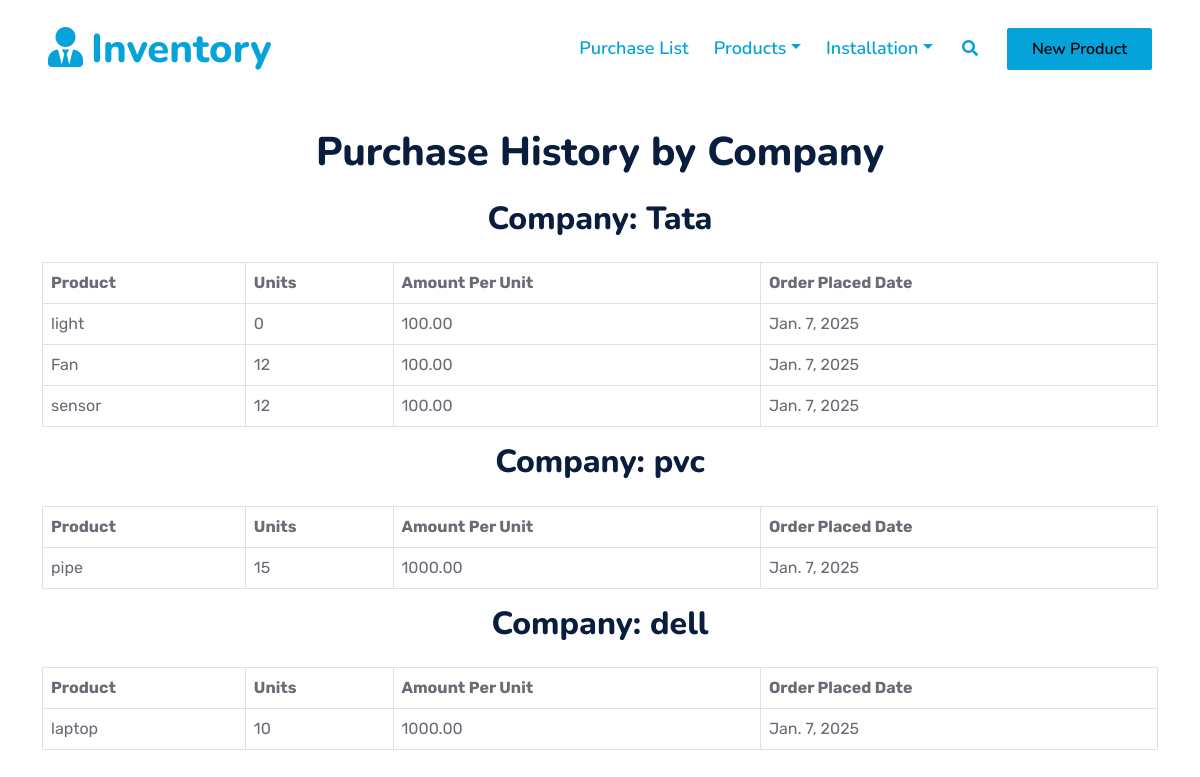
Page /purchase-history-by-company/ on the earlier database version.
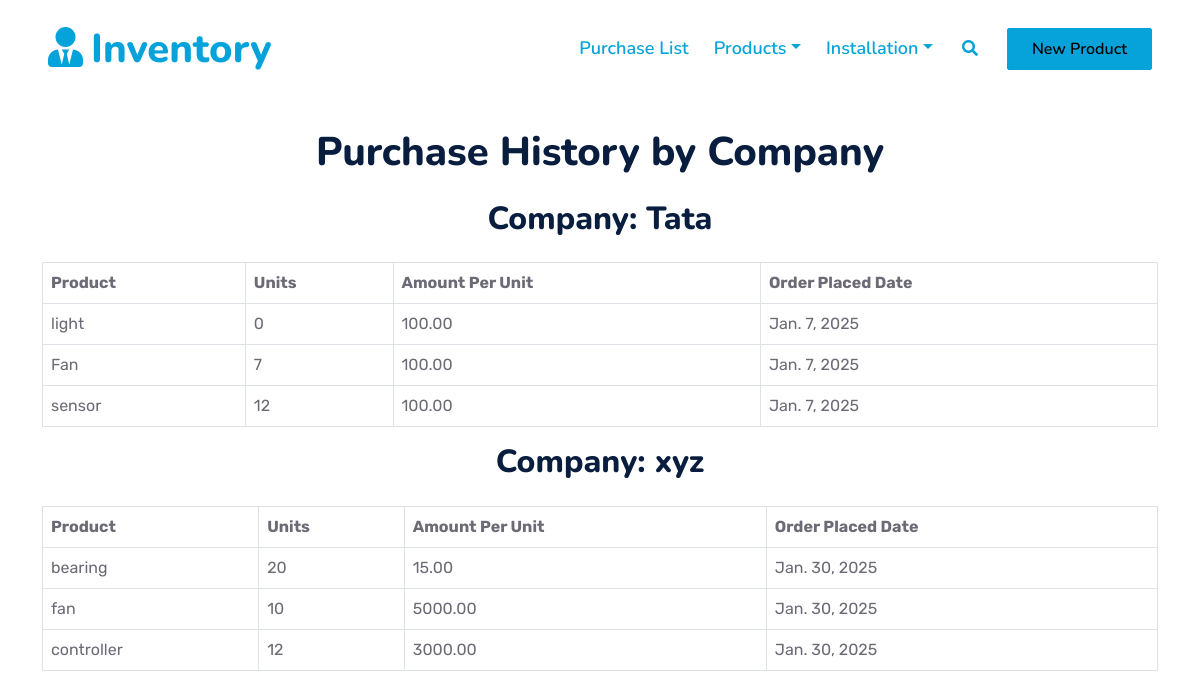
Same page on the later database version.
### backend/models.py (models this page shows, shortened)
class PurchaseHistory(models.Model):
    product = models.ForeignKey(Product, on_delete=models.CASCADE, related_name='purchases', to_field='product_id')
    company_name = models.CharField(max_length=100)
    units = models.IntegerField()
    amount_per_unit = models.DecimalField(max_digits=10, decimal_places=2)
    order_placed_date = models.DateField()

class Product(models.Model):
    product_id = models.CharField(max_length=100, unique=True)
    name = models.CharField(max_length=200)
    product_type = models.CharField(max_length=100)
    image = models.ImageField(upload_to='products/', null=True, blank=True)

### backend/views.py (the view)
# urls.py: path('purchase-history-by-company/', views.purchase_history_by_company, name='purchase_history_by_company'),
def purchase_history_by_company(request):
    companies = {}
    purchase_history = PurchaseHistory.objects.all()
    for record in purchase_history:
        if record.company_name not in companies:
            companies[record.company_name] = []
        companies[record.company_name].append(record)
    return render(request, 'purchase_history_by_company.html', {'companies': companies})

### backend/templates/purchase_history_by_company.html (shortened to what this page needs)
{% load static %}
<!DOCTYPE html>
<html lang="en">
<head>
    <link href="https://cdnjs.cloudflare.com/ajax/libs/font-awesome/5.10.0/css/all.min.css" rel="stylesheet">
    <link href="https://cdn.jsdelivr.net/npm/bootstrap-icons@1.4.1/font/bootstrap-icons.css" rel="stylesheet">
    <link href="{% static 'backend/lib/owlcarousel/assets/owl.carousel.min.css' %}" rel="stylesheet">
    <link href="{% static 'backend/lib/animate/animate.min.css' %}" rel="stylesheet">
    <link href="{% static 'backend/bootstrap.min.css' %}" rel="stylesheet">
    <link href="{% static 'backend/style.css' %}" rel="stylesheet">
</head>
<body>
    <div class="container-fluid position-relative p-0">
        <nav class="navbar navbar-expand-lg navbar-dark px-5 py-3 py-lg-">
            <a href="{% url 'product_list' %}" class="navbar-brand p-0">
                <h1 class="m-0 text-primary"><i class="fa fa-user-tie me-2"></i>Inventory</h1>
            </a>
            <div class="collapse navbar-collapse" id="navbarCollapse">
                <div class="navbar-nav ms-auto py-0">
                    <a href="{% url 'purchase_list' %}" class="nav-item nav-link text-primary">Purchase List</a>
                    <div class="nav-item dropdown">
                        <a href="#" class="nav-link dropdown-toggle text-primary" data-bs-toggle="dropdown">Products</a>
                    </div>
                    <div class="nav-item dropdown">
                        <a href="#" class="nav-link dropdown-toggle text-primary" data-bs-toggle="dropdown">Installation</a>
                    </div>
                </div>
                <button type="button" class="btn text-primary ms-3" data-bs-toggle="modal" data-bs-target="#searchModal"><i class="fa fa-search"></i></button>
                <a href="{% url 'product_create' %}" class="btn btn-primary py-2 px-4 ms-3" style="color: black;">New Product</a>
            </div>
        </nav>
    </div>
    <div style="height: 80px;"></div>
    <div class="container py-5">
        <h1 class="text-center mb-4">Purchase History by Company</h1>
        {% for company_name, records in companies.items %}
            <h2 class="text-center mb-4">Company: {{ company_name }}</h2>
            <div class="table-responsive">
                <table class="table table-bordered">
                    <thead>
                        <tr>
                            <th>Product</th>
                            <th>Units</th>
                            <th>Amount Per Unit</th>
                            <th>Order Placed Date</th>
                        </tr>
                    </thead>
                    <tbody>
                        {% for record in records %}
                            <tr>
                                <td>{{ record.product.name }}</td>
                                <td>{{ record.units }}</td>
                                <td>{{ record.amount_per_unit }}</td>
                                <td>{{ record.order_placed_date }}</td>
                            </tr>
                        {% endfor %}
                    </tbody>
                </table>
            </div>
        {% endfor %}
    </div>
</body>
</html>

Differences in the rows shown:
removed PurchaseHistory: company_name "pvc", product.name "pipe", units "15", amount_per_unit "1000.00", order_placed_date "Jan. 7, 2025"
removed PurchaseHistory: company_name "dell", product.name "laptop", units "10", amount_per_unit "1000.00", order_placed_date "Jan. 7, 2025"
changed PurchaseHistory "Fan": units "12" → "7"
added PurchaseHistory: company_name "xyz", product.name "bearing", units "20", amount_per_unit "15.00", order_placed_date "Jan. 30, 2025"
added PurchaseHistory: product.name "fan", units "10", amount_per_unit "5000.00", order_placed_date "Jan. 30, 2025", shown under "xyz"
added PurchaseHistory: product.name "controller", units "12", amount_per_unit "3000.00", order_placed_date "Jan. 30, 2025", shown under "xyz"
